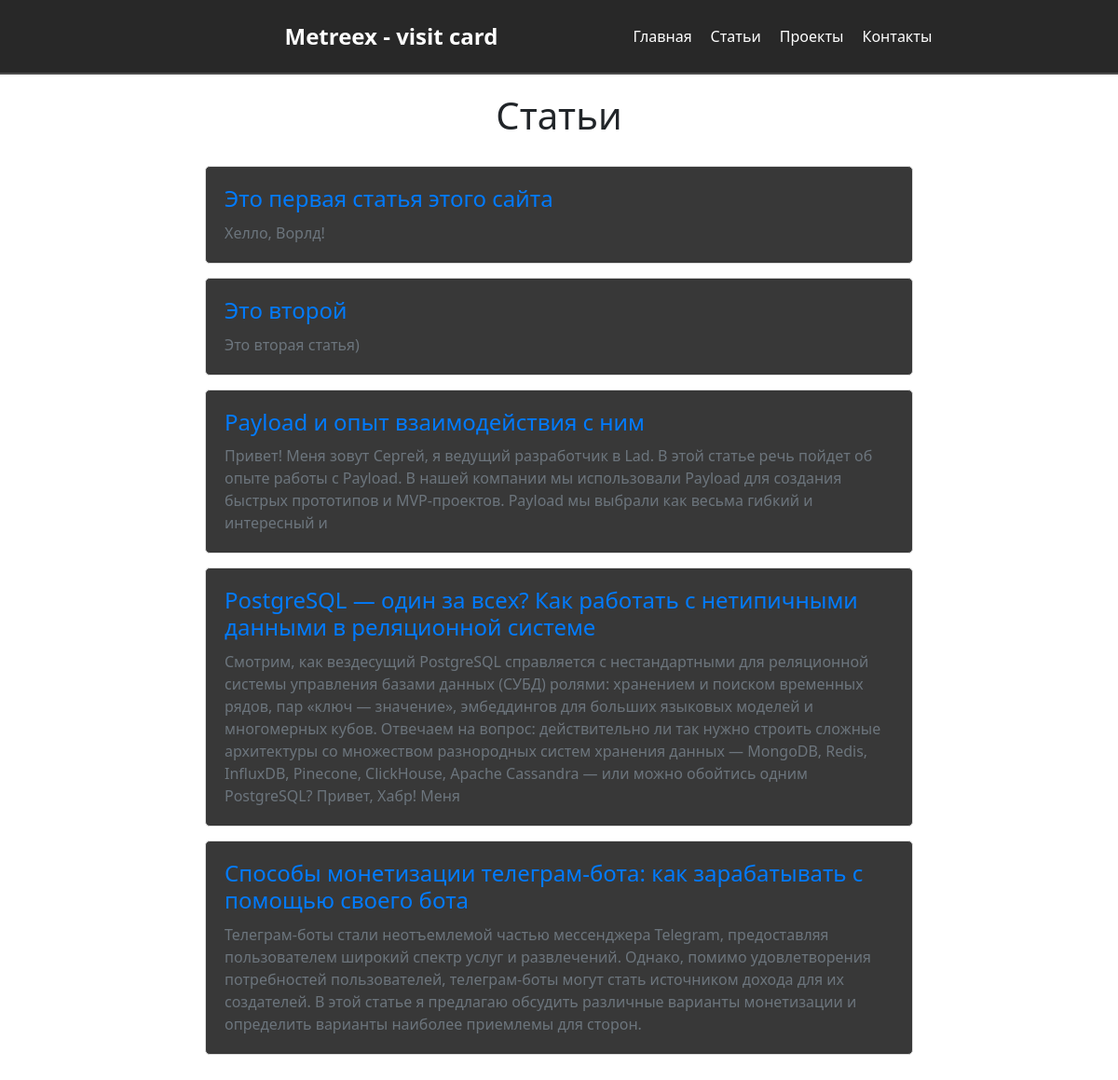
The page /articles on the database its author committed.
### articles/models.py (models this page shows, shortened)
class Articles(models.Model):
    title = models.CharField('Название', max_length=150)
    intro = models.CharField('Интро', max_length=500)
    full_text = models.TextField('Статья')
    date = models.DateTimeField('Дата публикации')
    class Meta:
        verbose_name = 'Статья'
        verbose_name_plural = 'Статьи'

### articles/views.py (the view)
# urls.py: path('articles', views.articles, name='articles'),
def articles(requests):
    art = Articles.objects.all()
    return render(requests, 'articles/articles.html', {'art': art})

### articles/templates/articles/articles.html (shortened to what this page needs)
{% extends 'main/layout.html' %}
{% load static %}
{% block content %}
<link rel="stylesheet" href="{% static 'articles/css/articles.css' %}">
<div class="articles-container">
        <h1 class="header-title">Статьи</h1>
        {% for el in art %}
            <a href="{% url 'articles-detail' el.id %}" class="article-link">
                <h4>{{ el.title }}</h4>
                <p>{{ el.intro }}</p>
            </a>
        {% endfor %}
    </div>
{% endblock %}

### main/templates/main/layout.html (shortened to what this page needs)
{% load static %}
<!doctype html>
<html lang="ru">
<head>
    <link rel="stylesheet" href="https://cdn.jsdelivr.net/npm/bootstrap@5.3.2/dist/css/bootstrap.min.css">
    <link rel="stylesheet" href="{% static 'main/css/main.css' %}">
</head>
<body>
    <header>
        <div class="branding">Metreex - visit card</div>
        <nav>
            <ul>
                <li><a href="{% url 'home' %}">Главная</a></li>
                <li><a href="{% url 'articles' %}">Статьи</a></li>
                <li><a href="{% url 'projects' %}">Проекты</a></li>
                <li><a href="{% url 'about' %}">Контакты</a></li>
            </ul>
        </nav>
    </header>
    <main>
        {% block content %}
        {% endblock %}
    </main>
</body>
</html>

### main/static/main/css/main.css (style rules this page uses)
body { background: white; }
header { display: flex; justify-content: center; align-items: center; background: #282828; padding: 10px; color: #fff; height: 10vh; border-bottom: 2px solid #4d4d4d; }
.branding { font-family: 'Arial' sans-serif; font-size: 100px; font-weight: bold; position: absolute; left: 35%; transform: translateX(-50%); font-size: 1.5em; }
nav { margin-left: 500px; }
nav ul { font-family: 'Arial' sans-serif; display: flex; list-style: none; margin: 0; padding: 0; }
nav ul li { margin-right: 20px; transition: transform .6s ease; }
nav ul li a { color: #fff; text-decoration: none; }

### articles/static/articles/css/articles.css (style rules this page uses)
body { background-color: #ffffff; }
.articles-container { max-width: 800px; margin: 0 auto; padding: 20px; }
.header-title { text-align: center; margin-bottom: 30px; color: #212529; }
.article-link { display: block; background-color: #383838; border: 1px solid #ddd; margin-bottom: 15px; padding: 20px; border-radius: 5px; transition: background-color 0.3s ease, box-shadow 0.3s ease; text-decoration: none; color: inherit; }
.article-link h4 { margin: 0 0 10px 0; color: #007bff; }
.article-link p { margin: 0; color: #6c757d; }

### rows shown on the page
Articles: title "Это первая статья этого сайта", intro "Хелло, Ворлд!"
Articles: title "Это второй", intro "Это вторая статья)"
Articles: title "Payload и опыт взаимодействия с ним", intro "Привет! Меня зовут Сергей, я ведущий разработчик в Lad. В этой статье речь пойдет об опыте работы с Payload. В нашей компании мы использовали Payload для создания быстрых прототипов и MVP-проектов. Payload мы выбрали как весьма гибкий и интересный и"
Articles: title "PostgreSQL — один за всех? Как работать с нетипичными данными в реляционной системе", intro "Смотрим, как вездесущий PostgreSQL справляется с нестандартными для реляционной системы управления базами данных (СУБД) ролями: хранением и поиском временных рядов, пар «ключ — значение», эмбеддингов для больших языковых моделей и многомерных кубов. Отвечаем на вопрос: действительно ли так нужно строить сложные архитектуры со множеством разнородных систем хранения данных — MongoDB, Redis, InfluxDB, Pinecone, ClickHouse, Apache Cassandra — или можно обойтись одним PostgreSQL? Привет, Хабр! Меня"
Articles: title "Способы монетизации телеграм-бота: как зарабатывать с помощью своего бота", intro "Телеграм-боты стали неотъемлемой частью мессенджера Telegram, предоставляя пользователем широкий спектр услуг и развлечений. Однако, помимо удовлетворения потребностей пользователей, телеграм-боты могут стать источником дохода для их создателей. В этой статье я предлагаю обсудить различные варианты монетизации и определить варианты наиболее приемлемы для сторон."
